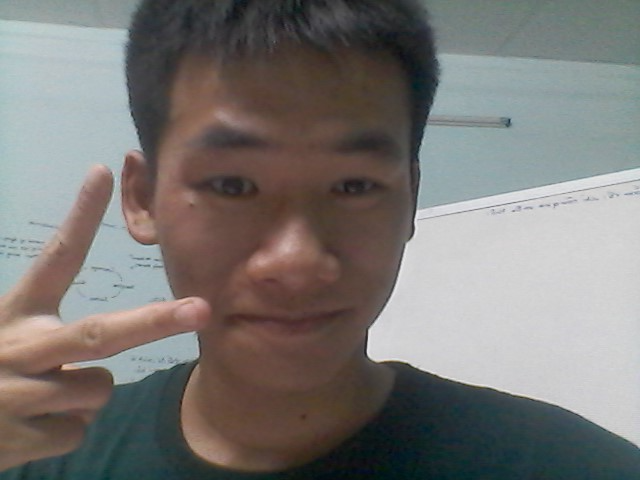
%> input picture Chap2 Spatial Filters/huy.png, 640 x 480 px
$ octave Chap2_Bai9_Filters.m   (GNU Octave 9; MATLAB toolbox functions it lacks are replaced by stand-ins)
%> lines starting %> are read from the running program, lines starting %| are printed output that depends on the picture
clc, clearvars;

im = im2gray(imread('huy.png'));
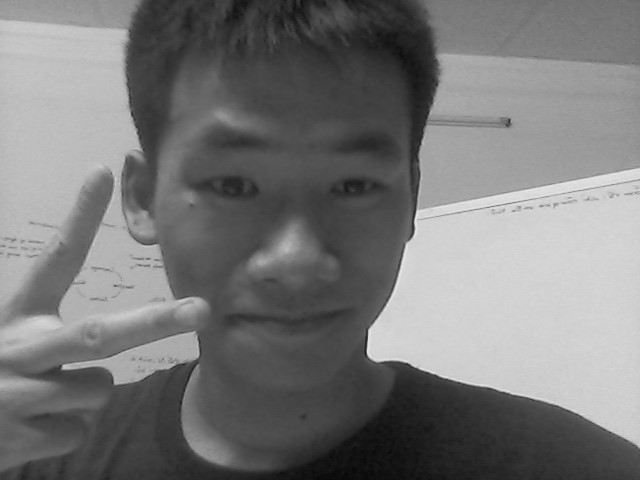
%> im: size 480x640 uint8; min 8, max 232, mean 120.1

% Without Gaussian noise
h = [1 -2 1];

y1 = uint8(conv2(im,h,'same'));
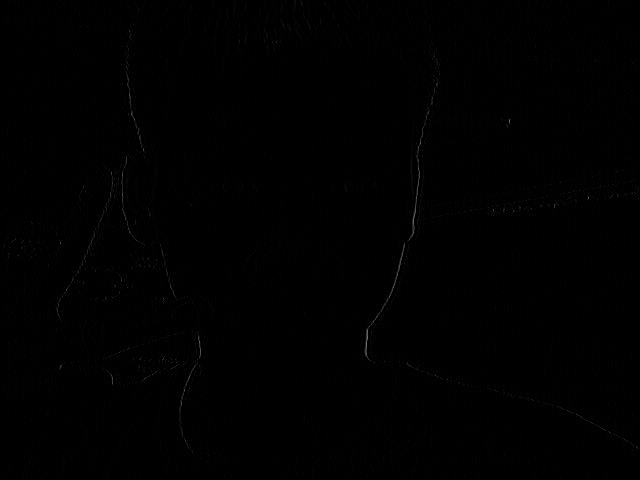
%> y1: size 480x640 uint8; min 0, max 115, mean 0.7
y2 = uint8(conv2(im,h.','same'));

figure;
subplot(231); imshow(y1);
subplot(232); imshow(y2);
subplot(233); imshow(y1+y2);
%> after `imshow(y1+y2)`:
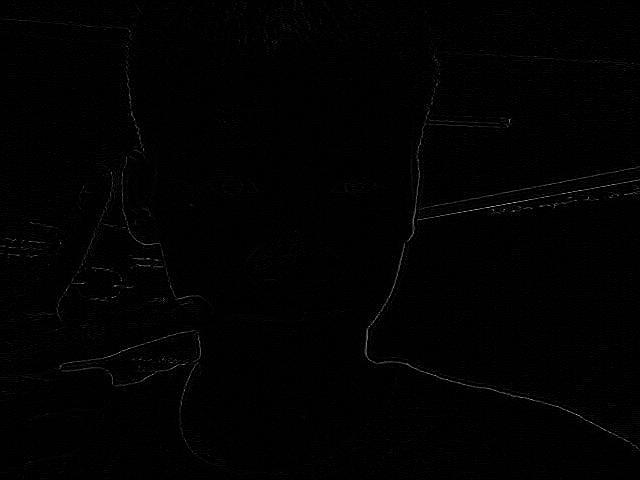
%> displayed picture: size 480x640, on the screen's scale of 0 to 255; min 0, max 186, mean 1.9

% With Gaussian noise
im = im + uint8(normrnd(0,5,size(im))); %CHANGE HERE
y1 = uint8(conv2(im,h,'same'));
y2 = uint8(conv2(im,h.','same'));

subplot(234); imshow(y1);
subplot(235); imshow(y2);
subplot(236); imshow(y1+y2);

$ run again, with Chap2 Spatial Filters/SaltPepperNoise_MedianFilter.png copied over Chap2 Spatial Filters/huy.png
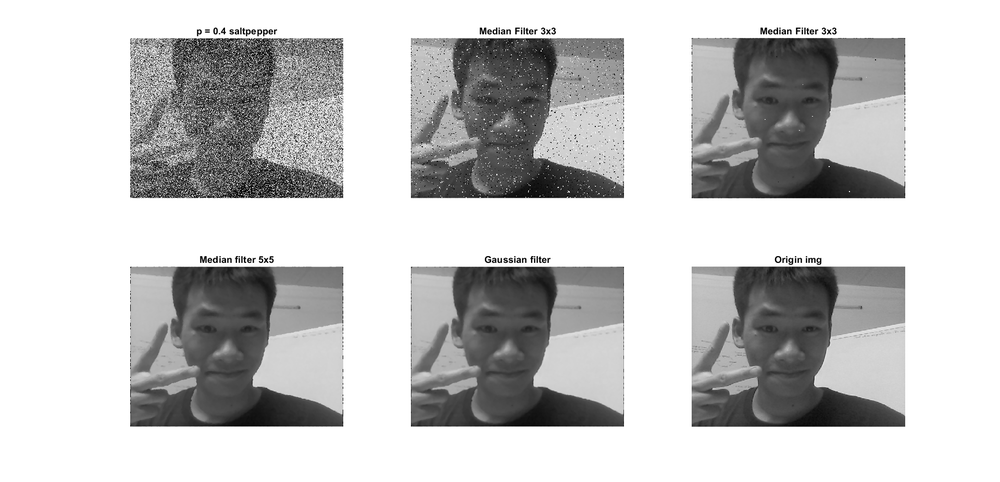
%> input picture Chap2 Spatial Filters/SaltPepperNoise_MedianFilter.png, 1000 x 482 px, shrunk from 1920 x 926 before the run
%> `y2 = uint8(conv2(im,h.','same'));`:
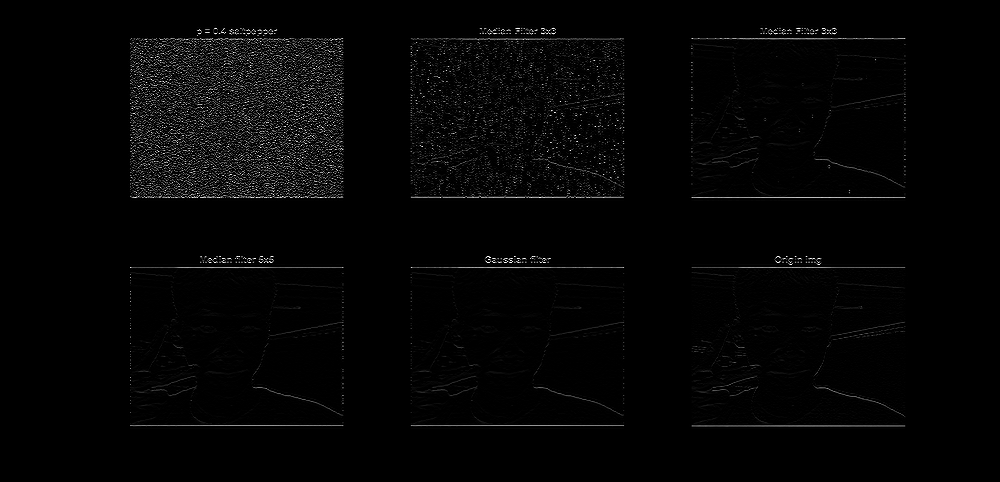
%> y2: size 482x1000 uint8; min 0, max 255, mean 4.8
%> `imshow(y1+y2)`:
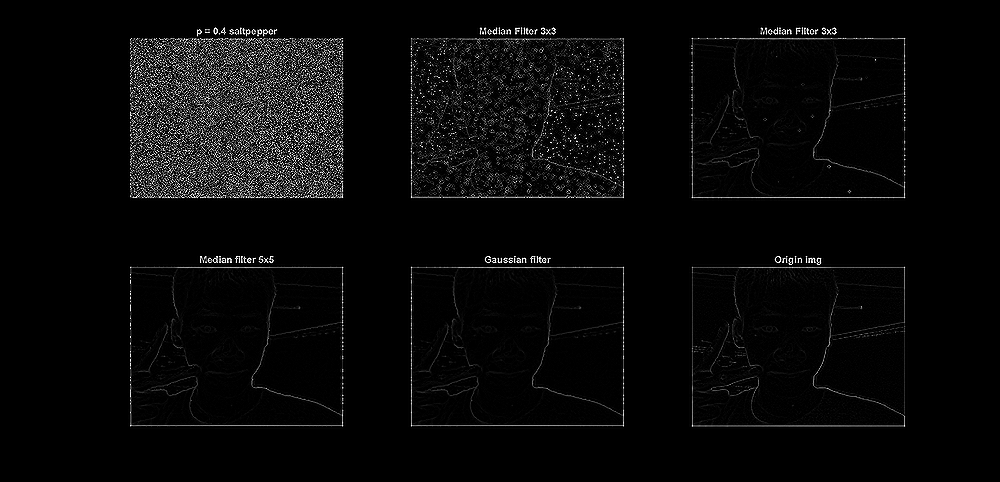
%> displayed picture: size 482x1000, on the screen's scale of 0 to 255; min 0, max 255, mean 8.9
